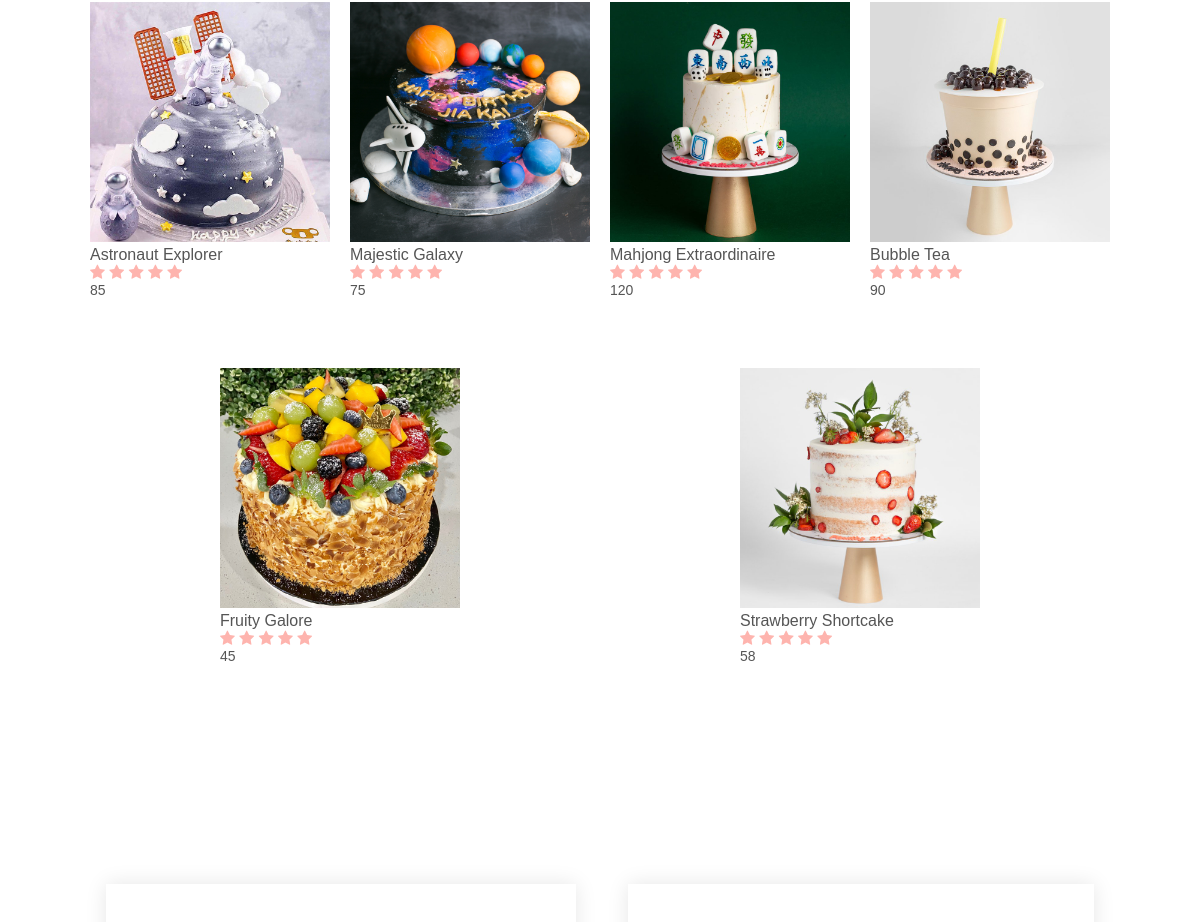
The page /index_final.php (middle part) on the database as committed earlier.
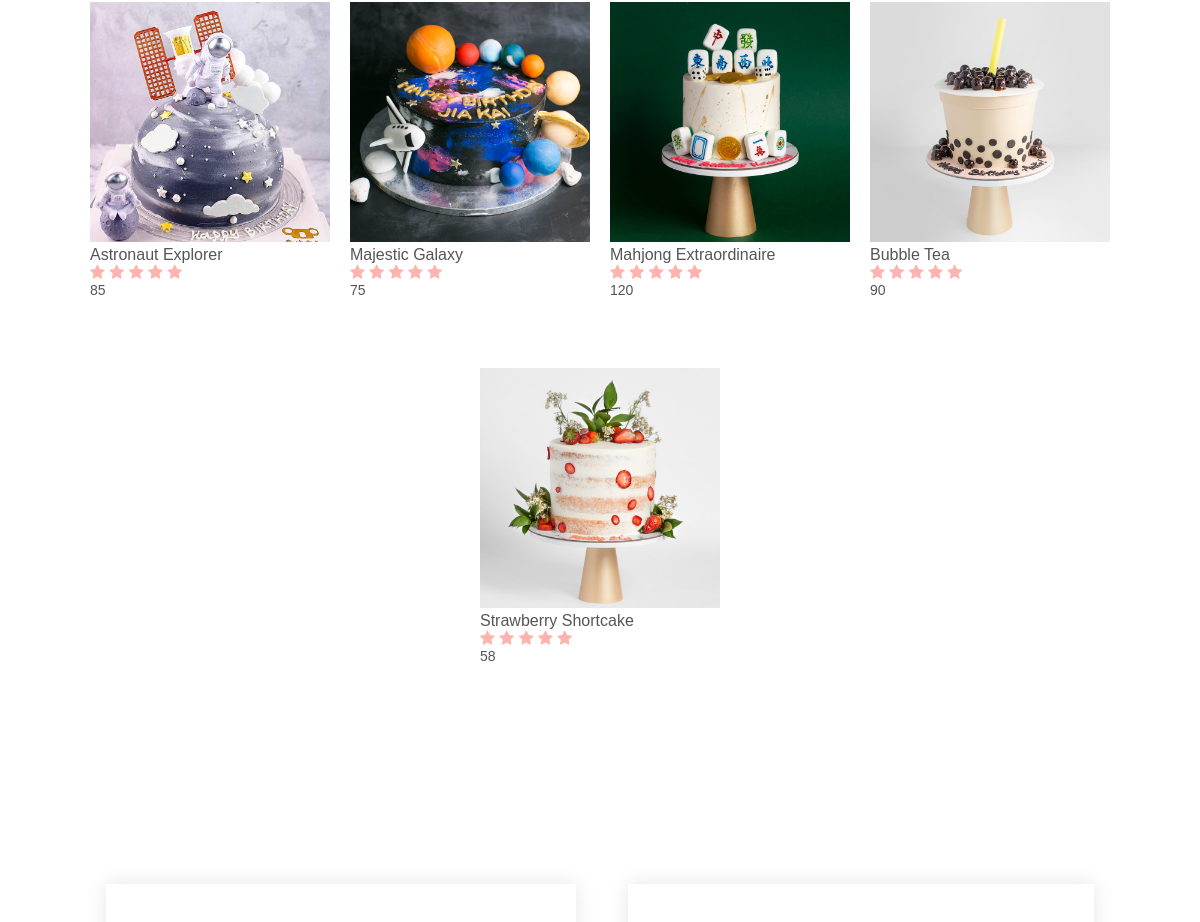
The same page on the database as committed later.
### tables this page shows
create table cakes (
	id int,
    name varchar(50),
    type varchar(50),
    cost float,
    qty int,
    image varchar(200),
    primary key (id)
);

### index_final.php (called while the page is built)
<?php
    include('header_final.php');
    include('Template/_lookingfor.php');
?>
<?php
    include('Template/_bestseller.php');
    include('Template/_allproducts.php');
    include('Template/_testimonials.php');
?>
<?php
    include('footer_final.php');
?>

### database_final/DBController_final.php (called while the page is built, shortened)
<?php
class DBController_final
{
    protected $host = 'localhost';
    protected $user = 'root';
    protected $password = '';
    protected $database = 'bakery';
    public function __construct()
    {
        $this->con = mysqli_connect($this->host, $this->user, $this->password, $this->database);
    }
}
?>

### functions_final.php (called while the page is built)
<?php
  require('database_final/DBController_final.php');
  require('database_final/Product_final.php');
  $db = new DBController_final();
  $product = new Product_final($db);
?>

### database_final/Product_final.php (called while the page is built, shortened)
<?php
class Product_final
{
    public $db = null;
    public function __construct(DBController_final $db)
    {
        $this->db = $db;
    }
    public function getData($table = 'cakes')
    {
        $result = $this->db->con->query("SELECT * FROM {$table}");
        $resultArray = array();
        while($item = mysqli_fetch_array($result, MYSQLI_ASSOC)) {
            $resultArray[] = $item;
        }
        return $resultArray;
    }
}
?>

### Template/_allproducts.php (the view, shortened to what this page needs)
<?php
  $product_shuffle = $product->getData();
?>
<!DOCTYPE html>
<html lang='en'>
<head>
  <link rel="stylesheet" href="style_final.css">
  <link rel="stylesheet" href="https://stackpath.bootstrapcdn.com/font-awesome/4.7.0/css/font-awesome.min.css">
</head>
<body>
  <div class="small-container">
    <div class="all-rows">
      <ul class="all-cakes">
        <div class="row">
          <?php foreach($product_shuffle as $item) { ?>
            <div class="col-4" data-category="<?php echo $item['type'];?>">
              <a href="<?php printf('%s?id=%s','product_final.php',$item['id']);?>"><img src="<?php echo $item['image']??"./img/pdt/1.jpeg";?>"></a>
              <h4><?php echo $item['name']??"Unknown";?></h4>
              <div class="rating">
                <i class="fa fa-star"></i>
                <i class="fa fa-star"></i>
                <i class="fa fa-star"></i>
                <i class="fa fa-star"></i>
                <i class="fa fa-star"></i>
              </div>
              <p><?php echo $item['cost']??"0";?></p>
            </div>
          <?php }  ?>
        </div>
      </ul>
    </div>
  </div>
</body>
</html>

### header_final.php (shortened to what this page needs)
<!DOCTYPE html>
<html lang='en'>
<head>
  <link rel="stylesheet" href="style_final.css">
  <link rel="stylesheet" href="https://stackpath.bootstrapcdn.com/font-awesome/4.7.0/css/font-awesome.min.css">
  <?php
    require('functions_final.php');
  ?>
</head>
<body>
  <div class="header">
        <a href="<?php printf('index_final.php');?>"><img src="./img/others/logo.png" width="125px"></a>
  <div>
</body>
</html>

### Template/_lookingfor.php (shortened to what this page needs)
<!DOCTYPE html>
<html lang='en'>
<head>
  <link rel="stylesheet" href="style_final.css">
  <link rel="stylesheet" href="https://stackpath.bootstrapcdn.com/font-awesome/4.7.0/css/font-awesome.min.css">
</head>
<body>
</body>
</html>

### Template/_bestseller.php (shortened to what this page needs)
<!DOCTYPE html>
<html lang='en'>
<head>
  <link rel="stylesheet" href="style_final.css">
  <link rel="stylesheet" href="https://stackpath.bootstrapcdn.com/font-awesome/4.7.0/css/font-awesome.min.css">
</head>
        <a href="<?php printf('product_final.php?id=8');?>"><img src="./img/pdt/8.jpeg"></a>
        <a href="<?php printf('product_final.php?id=10');?>"><img src="./img/pdt/10.jpeg"></a>
        <a href="<?php printf('product_final.php?id=7');?>"><img src="./img/pdt/7.jpeg"></a>
</body>
</html>

### Template/_testimonials.php (shortened to what this page needs)
<!DOCTYPE html>
<html lang='en'>
<head>
  <link rel="stylesheet" href="style_final.css">
  <link rel="stylesheet" href="https://stackpath.bootstrapcdn.com/font-awesome/4.7.0/css/font-awesome.min.css">
</head>
  <div class="testimonial">
    <div class="small-container">
      <div class="row">
        <div class="col-3">
        </div>
        <div class="col-3">
        </div>
      </div>
    </div>
  </div>
</body>
</html>

### footer_final.php (shortened to what this page needs)
<!DOCTYPE html>
<html lang='en'>
<head>
  <link rel="stylesheet" href="style_final.css">
  <link rel="stylesheet" href="https://stackpath.bootstrapcdn.com/font-awesome/4.7.0/css/font-awesome.min.css">
</head>
</body>
</html>

### style_final.css (style rules this page uses)
* { margin: 0; padding: 0; box-sizing: border-box; }
body { font-family: 'Poppins', sans-serif; }
a { text-decoration: none; color: #555; }
p { color: #555; }
.header { background-color: #fae1ddff; height: 100px; }
.row { display: flex; align-items: center; flex-wrap: wrap; justify-content: space-around; }
.small-container { max-width: 1080px margin: auto; padding-top: 70PX; padding-left: 80px; padding-right: 80px; }
.col-4 { flex-basis: 25%; padding: 10px; min-width: 200px; margin-bottom: 50px; transition: tranform 0.5s; }
.col-4 img { width: 100%; }
h4 { color: #555; font-weight: normal; }
.col-4 P { font-size: 14px; }
.rating .fa { color: #feb4aeff; }
.testimonial { padding-top: 90px; padding-bottom: 60px; }
.testimonial .col-3 { text-align: center; padding: 40px 40px; box-shadow: 0 0 20px 0 rgba(0,0,0,0.1); cursor: pointer; transition: tranform 0.5s; }
ul { list-style-type: none; }

Rows that differ between the two databases and show on the page:
removed cakes: image (picture), name "Fruity Galore", cost "45"
